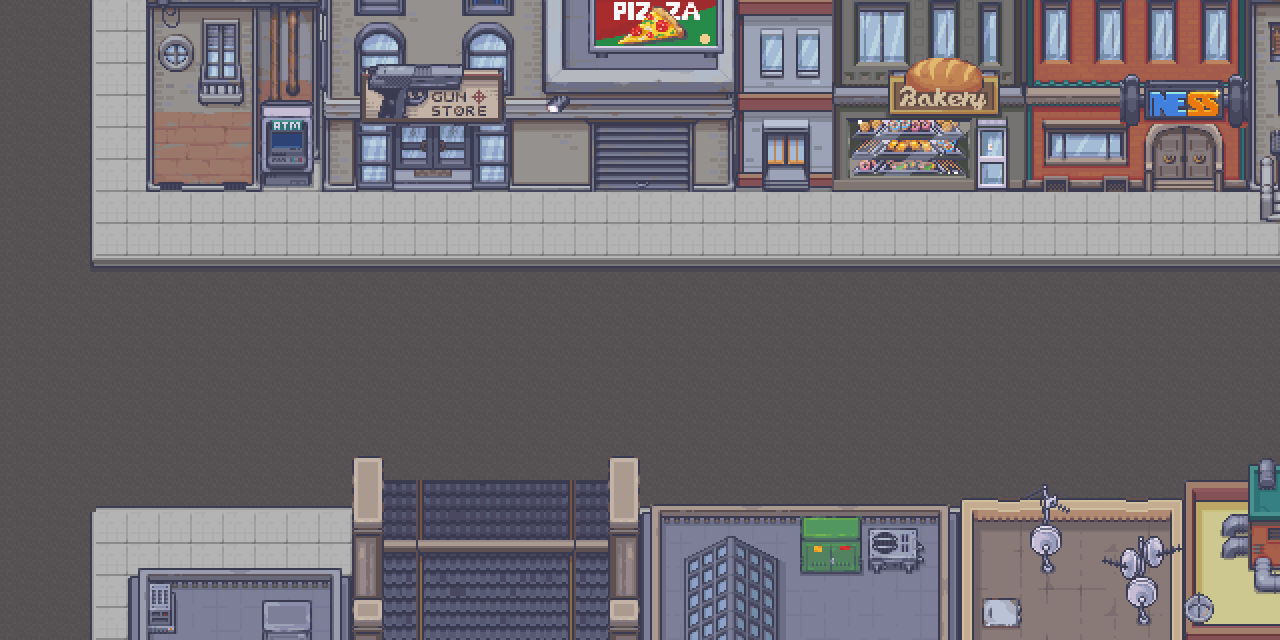

A 2D game scene composited from a Tiled map and its tileset images. What follows is a short description and the map's XML, with each tile layer's data collapsed to a summary:
An orthogonal 40x20 tile map with 32x32 px tiles, 6 tile layers (Floor, Walls, Floor3, Floor4, ...), 5 tilesets.

<map version="1.10" tiledversion="1.11.2" orientation="orthogonal" renderorder="right-down" width="40" height="20" tilewidth="32" tileheight="32" infinite="0" nextlayerid="7" nextobjectid="1">
 <tileset firstgid="1" source="../../tilesets/tsx/2_City_Terrains_32x32.tsx" />
 <tileset firstgid="6078" source="../../tilesets/tsx/4_Generic_Buildings_32x32.tsx" />
 <tileset firstgid="12478" source="../../tilesets/tsx/6_Garage_Sales_32x32.tsx" />
 <tileset firstgid="13694" source="../../tilesets/tsx/5_Floor_Modular_Buildings_32x32.tsx" />
 <tileset firstgid="21982" source="../../tilesets/tsx/21_Beach_32x32.tsx" />
 <layer id="1" name="Floor" width="40" height="20">
  <data>[800 cells, 800 non-empty, 9 distinct tile ids]</data>
 </layer>
 <layer id="2" name="Walls" width="40" height="20">
  <data>[800 cells, 167 non-empty, 164 distinct tile ids]</data>
 </layer>
 <layer id="5" name="Floor3" width="40" height="20">
  <data>[800 cells, 175 non-empty, 142 distinct tile ids]</data>
 </layer>
 <layer id="6" name="Floor4" width="40" height="20">
  <data>[800 cells, 48 non-empty, 48 distinct tile ids]</data>
 </layer>
 <layer id="3" name="Walls2" width="40" height="20">
  <data>[800 cells, 115 non-empty, 112 distinct tile ids]</data>
 </layer>
 <layer id="4" name="Decoration" width="40" height="20">
  <data>[800 cells, 60 non-empty, 58 distinct tile ids]</data>
 </layer>
</map>
